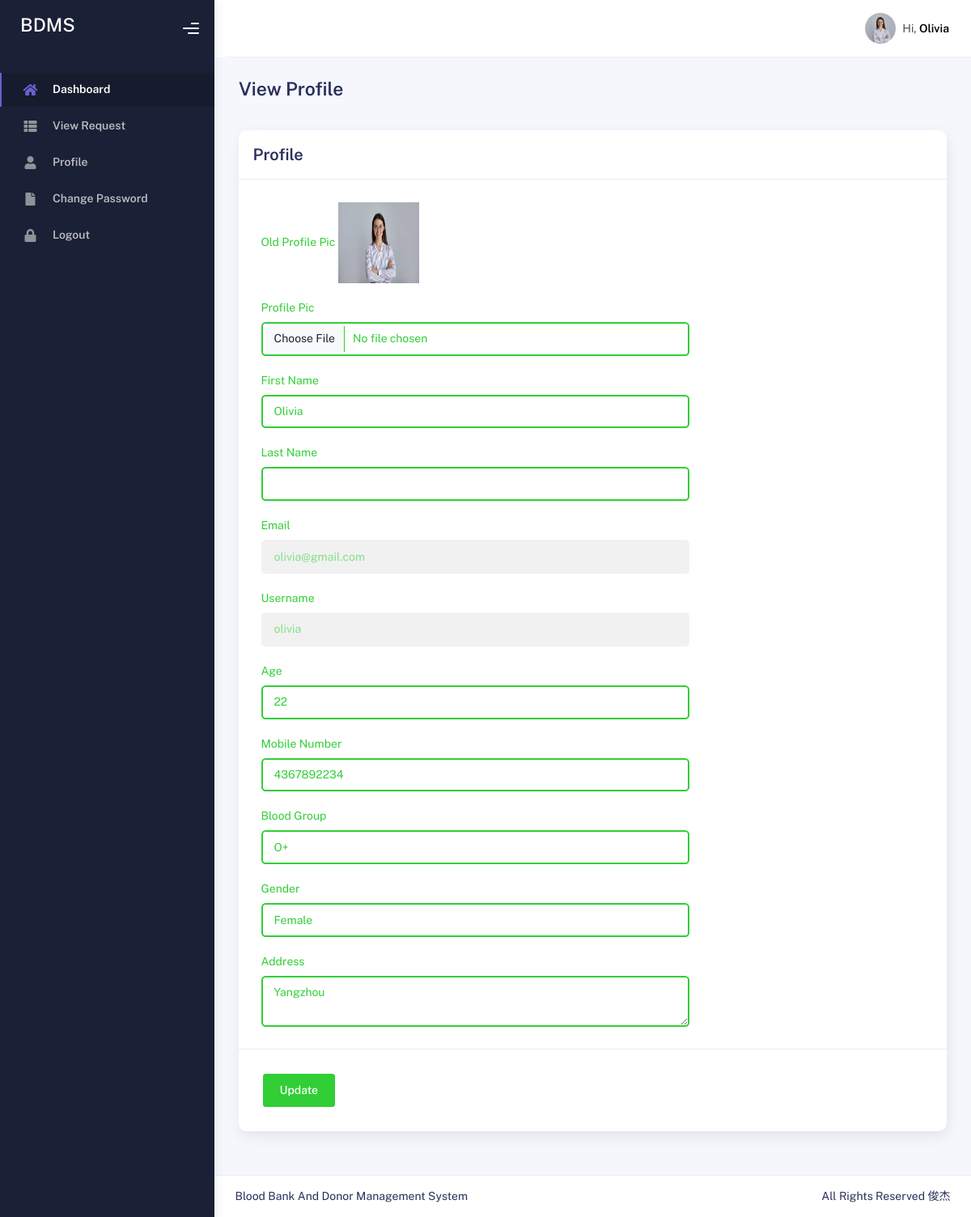
Page /DonorProfile (signed in) on the committed database.
### bbdmsapp/models.py (models this page shows, shortened)
class CustomUser(AbstractUser):
    USER = {
        (1, 'admin'),
        (2, 'donor'),
        (3, 'requester'),
    }
    user_type = models.CharField(choices=USER, max_length=50, default=1)
    profile_pic = models.ImageField(upload_to='media/profile_pic')

class DonorReg(models.Model):
    admin = models.OneToOneField(
        CustomUser, on_delete=models.CASCADE, null=True, blank=True
    )
    name = models.CharField(max_length=200, default='')
    age = models.IntegerField(default=0)
    mobilenumber = models.CharField(max_length=11)
    bloodgroup = models.ForeignKey(Bloodgroup, on_delete=models.CASCADE)
    gender = models.CharField(max_length=100)
    address = models.CharField(max_length=250)
    status = models.CharField(max_length=50, default='0')
    regdate_at = models.DateTimeField(auto_now_add=True)
    updated_at = models.DateTimeField(auto_now=True)

class Bloodgroup(models.Model):
    bloodgroup = models.CharField(max_length=200)
    created_at = models.DateTimeField(auto_now_add=True)
    updated_at = models.DateTimeField(auto_now=True)

### bloodbanksystem/donorviews.py (the view)
# urls.py: path('DonorProfile', donorviews.DONORPROFILE, name='donor-profile'),
def DONORPROFILE(request):
    bg = Bloodgroup.objects.all()
    donor = DonorReg.objects.get(admin = request.user.id)
    context = {
        "donor":donor,
        "bg":bg,
    }
    return render(request,'donor/donor-profile.html',context)

### templates/donor/donor-profile.html (shortened to what this page needs)
{% extends 'base.html' %}
{% block content %}
<div class="page-inner">
    <div class="page-header">
      <h3 class="fw-bold mb-3">View Profile</h3>
    </div>
    <div class="row">
      <div class="col-md-12">
        <div class="card">
          <div class="card-header">
            <div class="card-title">Profile</div>
          </div>
          <div class="card-body">
            <form method="POST" action="{% url 'donor-profile_update' %}" enctype="multipart/form-data">
            <div class="row">
              <div class="col-md-6 col-lg-8">
                <div class="form-group has-success">
                    <label for="successInput">Old Profile Pic</label>
                    <img src="{{user.profile_pic}}" width="100" height="100">
                  </div>
                <div class="form-group has-success">
                  <label for="successInput">Profile Pic</label>
                  <input type="file" class="form-control" name="profile_pic">
                </div>
                <div class="form-group has-success">
                    <label for="successInput">First Name</label>
                    <input type="text" class="form-control" name="first_name" value="{{donor.admin.first_name}}">
                  </div>
                  <div class="form-group has-success">
                    <label for="successInput">Last Name</label>
                    <input type="text" class="form-control" name="last_name" value="{{donor.admin.last_name}}">
                  </div>
                  <div class="form-group has-success">
                    <label for="successInput">Email</label>
                    <input type="email" class="form-control" readonly="True" name="email" value="{{donor.admin.email}}">
                  </div>
                  <div class="form-group has-success">
                    <label for="successInput">Username</label>
                    <input type="text" class="form-control" readonly="True" name="username" value="{{donor.admin.username}}">
                  </div>
                  <div class="form-group has-success">
                    <label for="successInput">Age</label>
                    <input type="text" class="form-control"  name="age" value="{{donor.age}}">
                  </div>
                  <div class="form-group has-success">
                    <label for="successInput">Mobile Number</label>
                    <input type="text" class="form-control"  name="mobilenumber" value="{{donor.mobilenumber}}">
                  </div>
                  <div class="form-group has-success">
                    <label for="successInput">Blood Group</label>
                    <select class="form-control"  name="bloodgroup">
                        <option value="{{donor.bloodgroup.id}}">{{donor.bloodgroup.bloodgroup}}</option>
                    </select>
                  </div>
                  <div class="form-group has-success">
                    <label for="successInput">Gender</label>
                    <input type="text" class="form-control"  name="gender" value="{{donor.gender}}">
                  </div>
                  <div class="form-group has-success">
                    <label for="successInput">Address</label>
                    <textarea type="text" class="form-control"  name="address">{{donor.address}}</textarea>
                  </div>
              </div>
            </div>
          </div>
          <div class="card-action">
            <button type="submit" class="btn btn-success">Update</button>
          </div></form>
        </div>
      </div>
    </div>
  </div>
{% endblock %}

### templates/includes/header.html (shortened to what this page needs)
{% load static %} {% if user.user_type == '1' %}
<div class="main-header-logo">
  <div class="logo-header" data-background-color="dark">
    <a href="index.html" class="logo">
      <img
        src="{% static 'assets/img/kaiadmin/logo_light.svg' %}"
        alt="navbar brand"
        class="navbar-brand"
        height="20"
      />
    </a>
    <div class="nav-toggle">
      <button class="btn btn-toggle toggle-sidebar">
        <i class="gg-menu-right"></i>
      </button>
      <button class="btn btn-toggle sidenav-toggler">
        <i class="gg-menu-left"></i>
      </button>
    </div>
    <button class="topbar-toggler more">
      <i class="gg-more-vertical-alt"></i>
    </button>
  </div>
</div>
<nav
  class="navbar navbar-header navbar-header-transparent navbar-expand-lg border-bottom ms-3"
>
  <div class="container-fluid">
    <ul class="navbar-nav topbar-nav ms-md-auto align-items-center">
      <li class="nav-item topbar-user dropdown hidden-caret">
        <a
          class="dropdown-toggle profile-pic"
          data-bs-toggle="dropdown"
          data-bs-display="static"
          href="#"
          aria-expanded="false"
        >
          <div class="avatar-sm">
            {% if user.profile_pic %}
            <img
              src="{{ user.profile_pic.url }}"
              alt="Profile Picture"
              class="avatar-img rounded-circle"
            />
            {% else %}
            <img
              src="{% static 'default_profile.png' %}"
              alt="Default Profile"
              class="avatar-img rounded-circle"
            />
            {% endif %}
          </div>
          <span class="profile-username">
            <span class="op-7">Hi,</span>
            <span class="fw-bold"
              >{{ user.first_name }} {{ user.last_name }}</span
            >
          </span>
        </a>
        <ul class="dropdown-menu dropdown-user animated fadeIn">
          <div class="dropdown-user-scroll scrollbar-outer">
            <li>
              <div class="user-box">
                <div class="avatar-sm">
                  {% if user.profile_pic %}
                  <img
                    src="{{ user.profile_pic.url }}"
                    alt="Profile Picture"
                    class="avatar-img rounded-circle"
                  />
                  {% else %}
                  <img
                    src="{% static 'default_profile.png' %}"
                    alt="Default Profile"
                    class="avatar-img rounded-circle"
                  />
                  {% endif %}
                </div>
                <div class="u-text">
                  <h4>{{ user.first_name }} {{ user.last_name }}</h4>
                  <p class="text-muted">{{ user.email }}</p>
                  <a
                    href="{% url 'profile' %}"
                    class="btn btn-xs btn-secondary btn-sm"
                    >View Profile</a
                  >
                </div>
              </div>
            </li>
            <li>
              <div class="dropdown-divider"></div>
              <a class="dropdown-item" href="{% url 'profile' %}">My Profile</a>
              <div class="dropdown-divider"></div>
              <a class="dropdown-item" href="{% url 'change_password' %}"
                >Change Password</a
              >
              <div class="dropdown-divider"></div>
              <a class="dropdown-item" href="{% url 'logout' %}">Logout</a>
            </li>
          </div>
        </ul>
      </li>
    </ul>
  </div>
</nav>
{% else %}
<nav
  class="navbar navbar-header navbar-header-transparent navbar-expand-lg border-bottom ms-3"
>
  <div class="container-fluid">
    <ul class="navbar-nav topbar-nav ms-md-auto align-items-center">
      <li class="nav-item topbar-user dropdown hidden-caret">
        <a
          class="dropdown-toggle profile-pic"
          data-bs-toggle="dropdown"
          data-bs-display="static"
          href="#"
          aria-expanded="false"
        >
          <div class="avatar-sm ms-2">
            {% if user.profile_pic %}
            <img
              src="{{ user.profile_pic.url }}"
              alt="..."
              class="avatar-img rounded-circle"
            />
            {% else %}
            <img
              src="{% static 'default-avatar.png' %}"
              alt="..."
              class="avatar-img rounded-circle"
            />
            {% endif %}
          </div>
          <span class="profile-username">
            <span class="op-7">Hi,</span>
            <span class="fw-bold"
              >{{ user.first_name }} {{ user.last_name }}</span
            >
          </span>
        </a>
      </li>
    </ul>
  </div>
</nav>
{% endif %}

### rows in the picture
CustomUser: profile_pic (picture), first_name "Olivia"
DonorReg: first_name "Olivia", email "olivia@gmail.com", username "olivia", age "22", mobilenumber "4367892234", bloodgroup "O+", gender "Female", address "Yangzhou"
